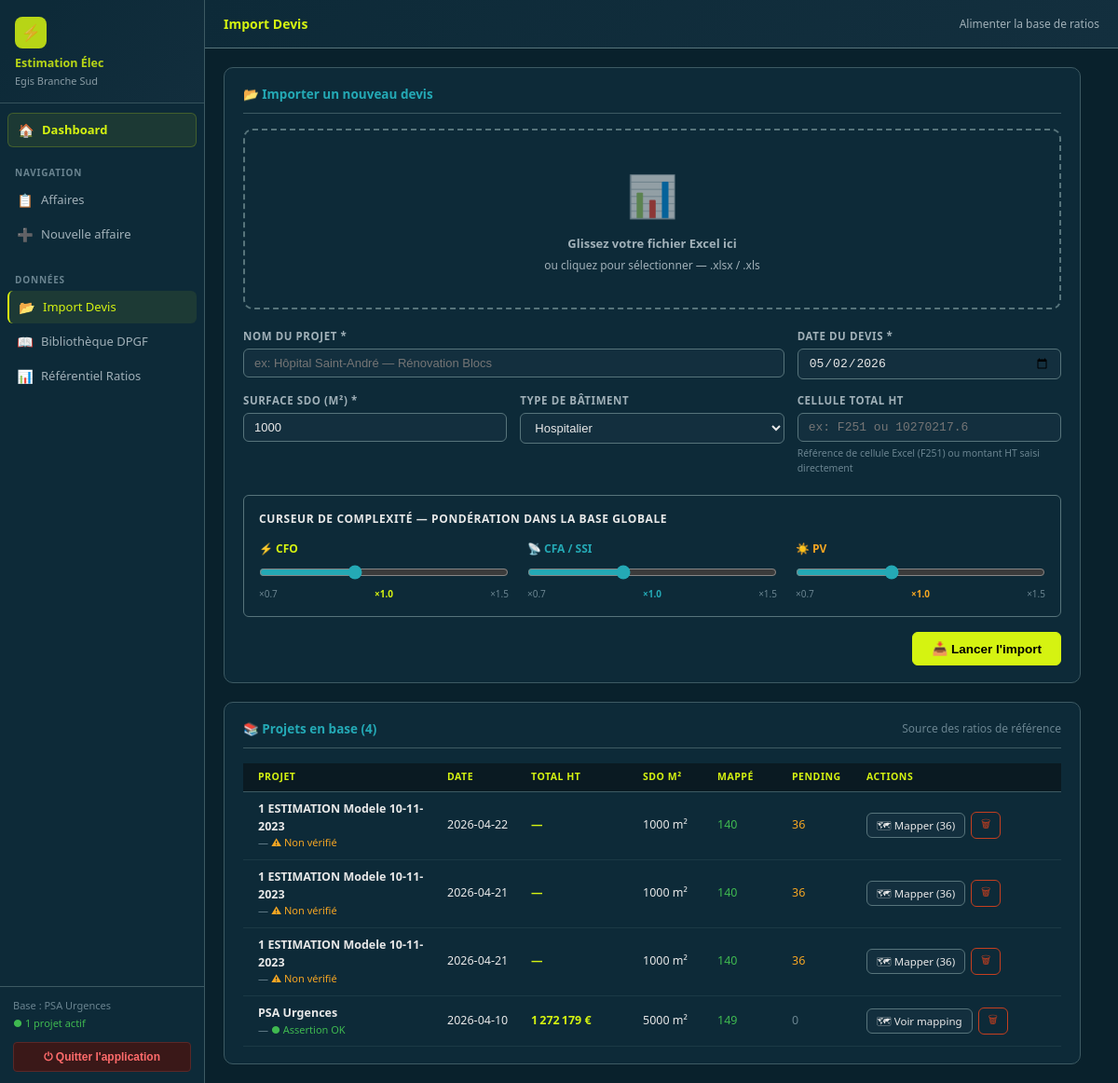
The page /import on the database its author committed.
### tables this page shows
CREATE TABLE projects (
    id                  INTEGER PRIMARY KEY AUTOINCREMENT,

    -- Identification
    name                TEXT NOT NULL,
    source_file         TEXT NOT NULL,
    import_date         DATE DEFAULT CURRENT_DATE,
    devis_date          DATE NOT NULL,  -- date du devis source (pour calcul inflation)

    -- Classification
    category_id         INTEGER REFERENCES building_categories(id),
    surface_sdo         REAL NOT NULL   -- m² SDO — OBLIGATOIRE (bloquant à l'import)
                        CHECK (surface_sdo > 0),

    -- Coefficients projet (saisis une fois à l'import)
    coef_risque         REAL NOT NULL DEFAULT 0.0   -- % risque financier
                        CHECK (coef_risque >= 0.0),
    coef_incertitude    REAL NOT NULL DEFAULT 0.0   -- % incertitude de phase
                        CHECK (coef_incertitude >= 0.0),

    -- Inflation : utilise la config globale sauf surcharge explicite
    taux_inflation      REAL NOT NULL DEFAULT 0.03,

    -- Contrôle
    total_ht_source     REAL,           -- Total HT extrait du fichier Excel (pour vérification)
    total_ht_importe    REAL,           -- Somme calculée des lignes importées
    import_ok           INTEGER DEFAULT 0,  -- 1 si assertion somme == total_ht_source
    notes               TEXT,

    created_at          DATETIME DEFAULT CURRENT_TIMESTAMP
, coef_cfo REAL NOT NULL DEFAULT 1.0, coef_cfa REAL NOT NULL DEFAULT 1.0, coef_pv REAL NOT NULL DEFAULT 1.0, puissance_pv_kwp REAL NOT NULL DEFAULT 0.0);

### app.py (the view)
@app.route('/import')
def import_page():
    projects   = models.get_projects_list()
    categories = models.get_categories()
    return render_template('import.html',
                           projects=projects,
                           categories=categories,
                           today=date.today().isoformat())

### app.py (called while the page is built)
@app.template_filter('eur')
def format_eur(value):
    if value is None or value == 0:
        return '—'
    return f"{float(value):,.0f} €".replace(',', '\u202f')

### models.py (called while the page is built)
def get_db():
    conn = sqlite3.connect(DB_PATH)
    conn.row_factory = sqlite3.Row
    conn.execute("PRAGMA foreign_keys = ON")
    return conn

def get_categories() -> list:
    conn = get_db()
    try:
        return [dict(r) for r in conn.execute(
            "SELECT id, name FROM building_categories ORDER BY name"
        ).fetchall()]
    finally:
        conn.close()

### templates/import.html (shortened to what this page needs)
{% extends "base.html" %}
{% block topbar %}
<div class="topbar">
  <span class="topbar-title">Import Devis</span>
  <span class="topbar-sub">Alimenter la base de ratios</span>
</div>
{% endblock %}
{% block content %}
<div class="content" style="max-width:960px">
  <div class="card" style="margin-bottom:20px">
    <div class="card-header">
      <span class="card-title">📂 Importer un nouveau devis</span>
    </div>
    <form method="POST" action="{{ url_for('import_upload') }}" enctype="multipart/form-data" id="import-form">
      <div class="upload-zone" id="upload-zone" onclick="document.getElementById('file-input').click()">
        <div class="upload-icon">📊</div>
        <p><strong>Glissez votre fichier Excel ici</strong></p>
        <p style="font-size:12px;margin-top:4px">ou cliquez pour sélectionner — .xlsx / .xls</p>
      </div>
      <div class="form-grid" style="margin-top:20px">
        <div class="form-group" style="grid-column:span 2">
          <label>Nom du projet *</label>
          <input type="text" name="name" id="import-name" class="form-control"
                 placeholder="ex: Hôpital Saint-André — Rénovation Blocs" required>
        </div>
        <div class="form-group">
          <label>Date du devis *</label>
          <input type="date" name="devis_date" class="form-control"
                 value="{{ today }}" required>
        </div>
        <div class="form-group">
          <label>Surface SDO (m²) *</label>
          <input type="number" name="sdo" class="form-control"
                 value="1000" min="100" step="50" required>
        </div>
        <div class="form-group">
          <label>Type de bâtiment</label>
          <select name="category_id" class="form-control">
            <option value="1">Hospitalier</option>
          </select>
        </div>
        <div class="form-group">
          <label>Cellule Total HT</label>
          <input type="text" name="total_ht_cell" class="form-control"
                 placeholder="ex: F251 ou 10270217.6" style="font-family:monospace">
          <span class="form-hint">Référence de cellule Excel (F251) ou montant HT saisi directement</span>
        </div>
      </div>
      <div style="margin-top:20px;padding:16px;background:var(--bg-base);border-radius:6px;
                  border:1px solid var(--border)">
        <div style="font-size:12px;font-weight:700;color:var(--text-secondary);
                    text-transform:uppercase;letter-spacing:.05em;margin-bottom:14px">
          Curseur de Complexité — Pondération dans la base globale
        </div>
        <div style="display:grid;grid-template-columns:repeat(3,1fr);gap:20px">
          <div>
            <div style="font-size:12px;font-weight:700;color:var(--lot-cfo);margin-bottom:8px">
              ⚡ CFO
            </div>
            <input type="range" name="coef_cfo" class="complexity-slider"
                   min="0.7" max="1.5" step="0.1" value="1.0"
                   oninput="this.nextElementSibling.querySelectorAll('span')[1].textContent='×'+parseFloat(this.value).toFixed(1)">
            <div class="slider-labels">
              <span>×0.7</span>
              <span style="color:var(--lot-cfo);font-weight:700">×1.0</span>
              <span>×1.5</span>
            </div>
          </div>
          <div>
            <div style="font-size:12px;font-weight:700;color:var(--lot-cfa);margin-bottom:8px">
              📡 CFA / SSI
            </div>
            <input type="range" name="coef_cfa" class="complexity-slider"
                   min="0.7" max="1.5" step="0.1" value="1.0"
                   oninput="this.nextElementSibling.querySelectorAll('span')[1].textContent='×'+parseFloat(this.value).toFixed(1)">
            <div class="slider-labels">
              <span>×0.7</span>
              <span style="color:var(--lot-cfa);font-weight:700">×1.0</span>
              <span>×1.5</span>
            </div>
          </div>
          <div>
            <div style="font-size:12px;font-weight:700;color:var(--lot-pv);margin-bottom:8px">
              ☀️ PV
            </div>
            <input type="range" name="coef_pv" class="complexity-slider"
                   min="0.7" max="1.5" step="0.1" value="1.0"
                   oninput="this.nextElementSibling.querySelectorAll('span')[1].textContent='×'+parseFloat(this.value).toFixed(1)">
            <div class="slider-labels">
              <span>×0.7</span>
              <span style="color:var(--lot-pv);font-weight:700">×1.0</span>
              <span>×1.5</span>
            </div>
          </div>
        </div>
      </div>
      <div style="display:flex;gap:12px;justify-content:flex-end;margin-top:16px">
        <button type="submit" class="btn btn-primary btn-lg" id="import-btn">
          📥 Lancer l'import
        </button>
      </div>
    </form>
  </div>
  <div class="card">
    <div class="card-header">
      <span class="card-title">📚 Projets en base ({{ projects|length }})</span>
      <span style="font-size:12px;color:var(--text-muted)">
        Source des ratios de référence
      </span>
    </div>
    {% if projects %}
    <div>
      <div class="project-row project-row-header">
        <span>Projet</span>
        <span>Date</span>
        <span>Total HT</span>
        <span>SDO m²</span>
        <span>Mappé</span>
        <span>Pending</span>
        <span>Actions</span>
      </div>
      {% for p in projects %}
      <div class="project-row">
        <div>
          <div style="font-weight:600">{{ p.name }}</div>
          <div style="font-size:11px;color:var(--text-muted)">
            {{ p.category_name or '—' }}
            {% if p.import_ok %}
            <span style="color:var(--green)">● Assertion OK</span>
            {% else %}
            <span style="color:var(--orange)">⚠ Non vérifié</span>
            {% endif %}
          </div>
        </div>
        <span style="color:var(--text-secondary)">{{ p.devis_date }}</span>
        <span style="font-weight:600;color:var(--accent)">
          {{ p.total_ht_source | eur if p.total_ht_source else '—' }}
        </span>
        <span>{{ p.surface_sdo | int }} m²</span>
        <span style="color:var(--green)">{{ p.nb_mapped }}</span>
        <span style="color:{% if p.nb_pending > 0 %}var(--orange){% else %}var(--text-muted){% endif %}">
          {{ p.nb_pending }}
        </span>
        <span style="display:flex;gap:6px;align-items:center;flex-wrap:wrap">
          <a href="{{ url_for('mapping_page', project_id=p.id) }}"
             class="btn btn-sm btn-secondary" title="Ouvrir le mapping manuel">
            {% if p.nb_pending > 0 %}
            🗺 Mapper ({{ p.nb_pending }})
            {% else %}
            🗺 Voir mapping
            {% endif %}
          </a>
          <button class="btn btn-sm btn-danger" onclick="deleteProject({{ p.id }}, '{{ p.name|e }}')"
                  title="Supprimer ce projet et toutes ses lignes">
            🗑
          </button>
        </span>
      </div>
      {% endfor %}
    </div>
    {% else %}
    <div class="empty-state" style="padding:30px">
      <p>Aucun projet importé — importez votre premier devis ci-dessus.</p>
    </div>
    {% endif %}
  </div>
</div>
{% endblock %}

### templates/base.html (shortened to what this page needs)
<!DOCTYPE html>
<html lang="fr" data-theme="dark">
<head>
  <link rel="stylesheet" href="{{ url_for('static', filename='css/style.css') }}">
</head>
<body>
<div class="layout">
  <nav class="sidebar">
    <a href="{{ url_for('index') }}" class="sidebar-logo" style="text-decoration:none;display:block">
      <div class="logo-icon">⚡</div>
      <h1>Estimation Élec</h1>
      <span>Egis Branche Sud</span>
    </a>
    <div class="sidebar-nav">
      <a href="{{ url_for('index') }}"
         class="nav-link nav-dashboard {% if request.endpoint == 'index' %}active{% endif %}"
         title="Retour au tableau de bord">
        <span class="nav-icon">🏠</span>
        <span>Dashboard</span>
      </a>
      <div class="nav-section-label" style="margin-top:12px">Navigation</div>
      <a href="{{ url_for('index') }}"
         class="nav-link {% if request.endpoint == 'index' %}active{% endif %}">
        <span class="nav-icon">📋</span>
        <span>Affaires</span>
      </a>
      <a href="{{ url_for('affaire_new') }}"
         class="nav-link {% if request.endpoint == 'affaire_new' %}active{% endif %}">
        <span class="nav-icon">➕</span>
        <span>Nouvelle affaire</span>
      </a>
      <div class="nav-section-label" style="margin-top:16px">Données</div>
      <a href="{{ url_for('import_page') }}"
         class="nav-link {% if request.endpoint in ['import_page','import_upload'] %}active{% endif %}">
        <span class="nav-icon">📂</span>
        <span>Import Devis</span>
      </a>
      <a href="/bibliotheque" class="nav-link {% if request.endpoint == 'bibliotheque' %}active{% endif %}">
        <span class="nav-icon">📖</span>
        <span>Bibliothèque DPGF</span>
      </a>
      <a href="/ratios" class="nav-link">
        <span class="nav-icon">📊</span>
        <span>Référentiel Ratios</span>
      </a>
    </div>
    <div class="sidebar-footer">
      <div>Base : PSA Urgences</div>
      <div style="color:#3fb950;margin-top:2px">● 1 projet actif</div>
      <button id="btn-quit-app"
              type="button"
              style="margin-top:12px;width:100%;padding:8px;
                     background:#3a1818;color:#ff6b6b;
                     border:1px solid #5a2828;border-radius:4px;
                     cursor:pointer;font-size:12px;font-weight:600;"
              title="Ferme le serveur local et termine l'application">
        ⏻ Quitter l'application
      </button>
    </div>
  </nav>
  <div class="main">
    {% block topbar %}{% endblock %}
    {% block content %}{% endblock %}
  </div>
</div>
</body>
</html>

### templates/base.html (style rules this page uses)
.sidebar-logo { cursor: pointer; transition: opacity .15s; }
.nav-dashboard { background: rgba(213,243,17,.08); border: 1px solid rgba(213,243,17,.2); border-radius: 6px; margin-bottom: 4px; color: var(--accent) !important; font-weight: 700; }

### rows shown on the page
projects: name "1 ESTIMATION Modele 10-11-2023", category_name "—", import_ok "⚠ Non vérifié", devis_date "2026-04-22", total_ht_source|eur "—", surface_sdo "1000", nb_mapped "140", nb_pending "36"
projects: name "1 ESTIMATION Modele 10-11-2023", category_name "—", import_ok "⚠ Non vérifié", devis_date "2026-04-21", total_ht_source|eur "—", surface_sdo "1000", nb_mapped "140", nb_pending "36"
projects: name "1 ESTIMATION Modele 10-11-2023", category_name "—", import_ok "⚠ Non vérifié", devis_date "2026-04-21", total_ht_source|eur "—", surface_sdo "1000", nb_mapped "140", nb_pending "36"
projects: name "PSA Urgences", category_name "—", import_ok "● Assertion OK", devis_date "2026-04-10", total_ht_source|eur "1 272 179 €", surface_sdo "5000", nb_mapped "149", nb_pending "0", shows "🗺 Voir mapping"

### other values the page prints
{{ projects|length }} "4"
